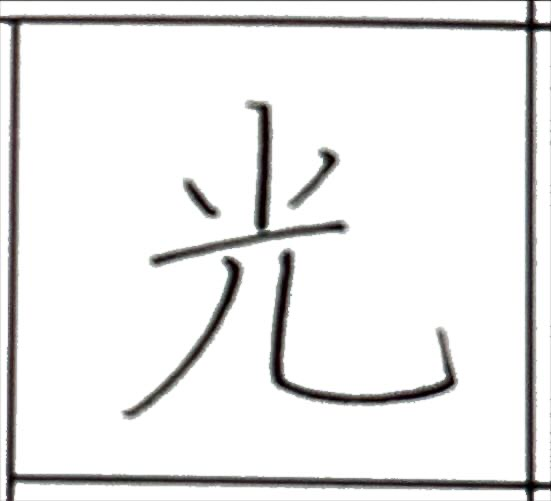
#> input picture handwriting-eval-api/data/samples/ref_光.jpg, 551 x 501 px
$ python -i preprocessing.py   (imports and definitions only)
#> lines starting #> are read from the running program, lines starting #| are printed output that depends on the picture; after the words box and inside, x2 and y2 are one past the last pixel; in counts of white or black regions, pixels touching at a corner belong together
#> further down, picture is the input picture: shape (501, 551, 3); mean B, G, R 233.6, 233.8, 234.2
"""
preprocessing.py
================
画像前処理（台形補正・二値化など）
"""

import cv2
import numpy as np
from pathlib import Path

# ======= Hough 検出パラメータ =======
HOUGH_MINLEN = 70
HOUGH_THRESH = 50
# -----------------------------------

def perspective_correct(img_gray, size=256, dbg=False):
    """
    台形補正を行う

    Args:
        img_gray: グレースケール画像
        size: 出力サイズ（正方形）
        dbg: デバッグモード

    Returns:
        変換後の画像

    Raises:
        ValueError: 枠線が検出できない場合
    """
#> called with size = 256, dbg = False
    blur  = cv2.GaussianBlur(img_gray, (5, 5), 0)
    edges = cv2.Canny(blur, 50, 150, apertureSize=3)
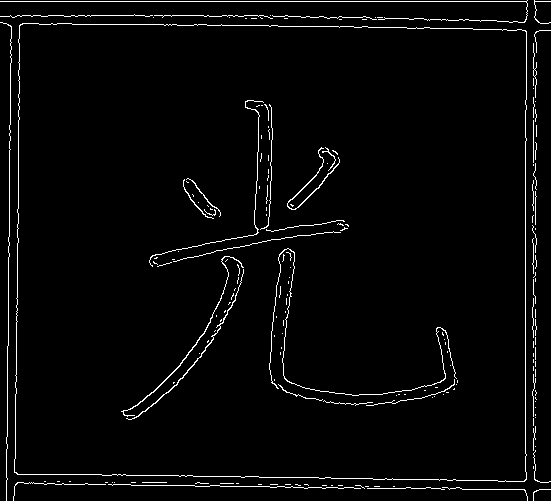
#> edges: shape (501, 551); 2.8% white in thin lines or dots

    lines = cv2.HoughLinesP(edges, 1, np.pi / 180,
                            threshold=HOUGH_THRESH,
                            minLineLength=HOUGH_MINLEN,
                            maxLineGap=10)
#> lines = 27 rows, first 6: [0, 1, 550, 1], [525, 492, 525, 100], [533, 306, 533, 43], [279, 477, 372, 478], [535, 281, 535, 142], [258, 16, 354, 17]
    if lines is None:
        raise ValueError("枠線が検出できません")

    h_lines, v_lines = [], []
    for x1, y1, x2, y2 in lines[:, 0]:
        if abs(y2 - y1) < abs(x2 - x1) * 0.2:      # 水平
            h_lines.append((y1 + y2) / 2)
        elif abs(x2 - x1) < abs(y2 - y1) * 0.2:    # 垂直
            v_lines.append((x1 + x2) / 2)
#> this loop made 27 passes
#> (x1, y1, x2, y2) on passes 1 to 12: (0, 1, 550, 1), (525, 492, 525, 100), (533, 306, 533, 43), (279, 477, 372, 478), (535, 281, 535, 142), (258, 16, 354, 17), (6, 483, 117, 484), (210, 485, 397, 488), (221, 24, 342, 26), (16, 363, 18, 192), (10, 15, 208, 15), (72, 24, 176, 24)
#> after the loop, h_lines = [1, 477.5, 16.5, 483.5, 486.5, 25, 15, 24, 475.5, 18.5, 479, 27.5]; v_lines = [525, 533, 535, 17, 10, 7.5, 526, 536, 533, 18.5, 15, 286, 535]

    if len(h_lines) < 2 or len(v_lines) < 2:
        raise ValueError("水平/垂直線が不足")

    quad = np.array([[min(v_lines), min(h_lines)],
                     [max(v_lines), min(h_lines)],
                     [max(v_lines), max(h_lines)],
                     [min(v_lines), max(h_lines)]],
                    dtype="float32")
#> quad = [[7.5, 1], [536, 1], [536, 486.5], [7.5, 486.5]]
    dst  = np.array([[0, 0],
                     [size-1, 0],
                     [size-1, size-1],
                     [0, size-1]], dtype="float32")

    M = cv2.getPerspectiveTransform(quad, dst)
#> M = [[0.482, 8.74e-20, -3.62], [2.07e-19, 0.525, -0.525], [-2.22e-20, 0, 1]]
    warped = cv2.warpPerspective(img_gray, M, (size, size))
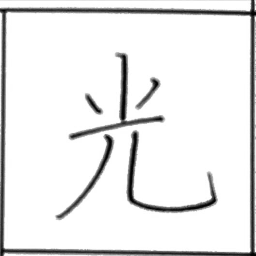
#> warped: shape (256, 256); min 1, max 255, mean 233.6

    if dbg:
        cv2.imshow("edges", edges)
        cv2.imshow("warped", warped)
        cv2.waitKey(0); cv2.destroyAllWindows()

    return warped


def binarize(img_gray):
    """
    大津の手法で二値化を行う

    Args:
        img_gray: グレースケール画像

    Returns:
        二値化マスク（0または1）
    """
    _, bw = cv2.threshold(img_gray, 0, 255,
                          cv2.THRESH_BINARY_INV + cv2.THRESH_OTSU)
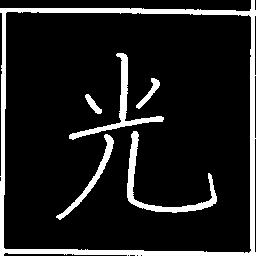
#> bw: shape (256, 256); 11.7% white; 6 white regions, box (x1, y1, x2, y2) and area: (0, 0, 256, 256) 4708, (127, 131, 217, 213) 1063, (69, 53, 164, 140) 975, (56, 134, 114, 220) 582, (136, 78, 160, 109) 200, (85, 94, 102, 114) 136
    return (bw > 0).astype(np.uint8)


def preprocess(path: Path, size: int, dbg=False):
    """
    画像を読み込み、台形補正・二値化を行う

    Args:
        path: 画像ファイルパス
        size: 出力サイズ
        dbg: デバッグモード

    Returns:
        tuple: (グレースケール画像, 二値化マスク)

    Raises:
        FileNotFoundError: ファイルが見つからない場合
    """
    img = cv2.imread(str(path), cv2.IMREAD_GRAYSCALE)
    if img is None:
        raise FileNotFoundError(path)
    try:
        img = perspective_correct(img, size=size, dbg=dbg)
    except ValueError:
        img = cv2.resize(img, (size, size),
                         interpolation=cv2.INTER_AREA)
    return img, binarize(img)


def preprocess_from_array(img_array, size=256, dbg=False):
    """
    配列形式の画像データを前処理する（FastAPI用）

    Args:
        img_array: OpenCV画像配列（BGR形式）
        size: 出力サイズ
        dbg: デバッグモード

    Returns:
        tuple: (グレースケール画像, 二値化マスク)
    """
    # BGRからグレースケールに変換
    if len(img_array.shape) == 3:
        img_gray = cv2.cvtColor(img_array, cv2.COLOR_BGR2GRAY)
    else:
        img_gray = img_array

    try:
        img_gray = perspective_correct(img_gray, size=size, dbg=dbg)
    except ValueError:
        # 台形補正が失敗した場合は単純リサイズ
        img_gray = cv2.resize(img_gray, (size, size), interpolation=cv2.INTER_AREA)

    return img_gray, binarize(img_gray)

>>> import cv2
>>> picture = cv2.imread('../../data/samples/ref_光.jpg')
>>> result = preprocess_from_array(picture)

$ run again, on handwriting-eval-api/data/samples/user_光1.jpg
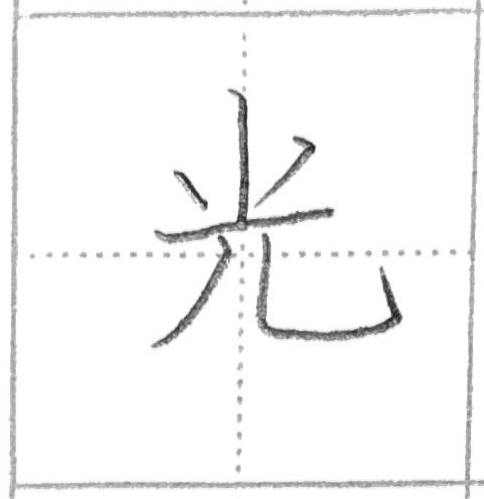
#> input picture handwriting-eval-api/data/samples/user_光1.jpg, 484 x 499 px
#> picture is the input picture: shape (499, 484, 3); min 17, max 255, mean 246.5
#> in perspective_correct, `edges = cv2.Canny(blur, 50, 150, apertureSize=3)`:
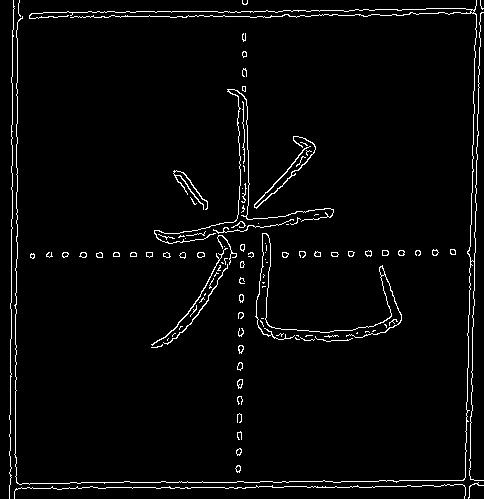
#> edges: shape (499, 484); 3.1% white in thin lines or dots
#> lines = 30 rows, first 6: [70, 482, 259, 482], [69, 487, 258, 487], [41, 16, 310, 16], [269, 11, 425, 9], [475, 202, 479, 69], [466, 451, 469, 268]
#> the loop in perspective_correct, `for x1, y1, x2, y2 in lines[:, 0]:` made 30 passes
#> after the loop in perspective_correct, `for x1, y1, x2, y2 in lines[:, 0]:`: h_lines = [482, 487, 16, 10, 12, 480.5, 11.5, 254, 15, 256, 488, 252, 253, 233]; v_lines = [477, 467.5, 12, 473, 11, 15, 17, 241.5, 10, 469.5, 239, 475.5, 238.5, 472]
#> quad = [[10, 10], [477, 10], [477, 488], [10, 488]]
#> M = [[0.546, -7.99e-22, -5.46], [0, 0.533, -5.33], [4.45e-37, 7.29e-21, 1]]
#> in binarize, `_, bw = cv2.threshold(img_gray, 0, 255, cv2.THRESH_BINARY_INV + cv2.TH..`:
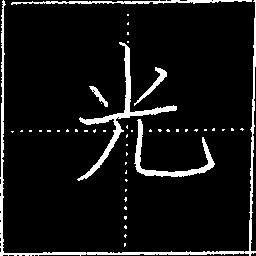
#> bw: shape (256, 256); 7.9% white; 48 white regions (42 under 20 px), largest, box (x1, y1, x2, y2) and area: (0, 0, 256, 256) 1956, (77, 42, 177, 181) 1252, (134, 119, 215, 177) 780, (11, 0, 252, 5) 554, (134, 67, 167, 106) 224, (89, 86, 108, 107) 113
